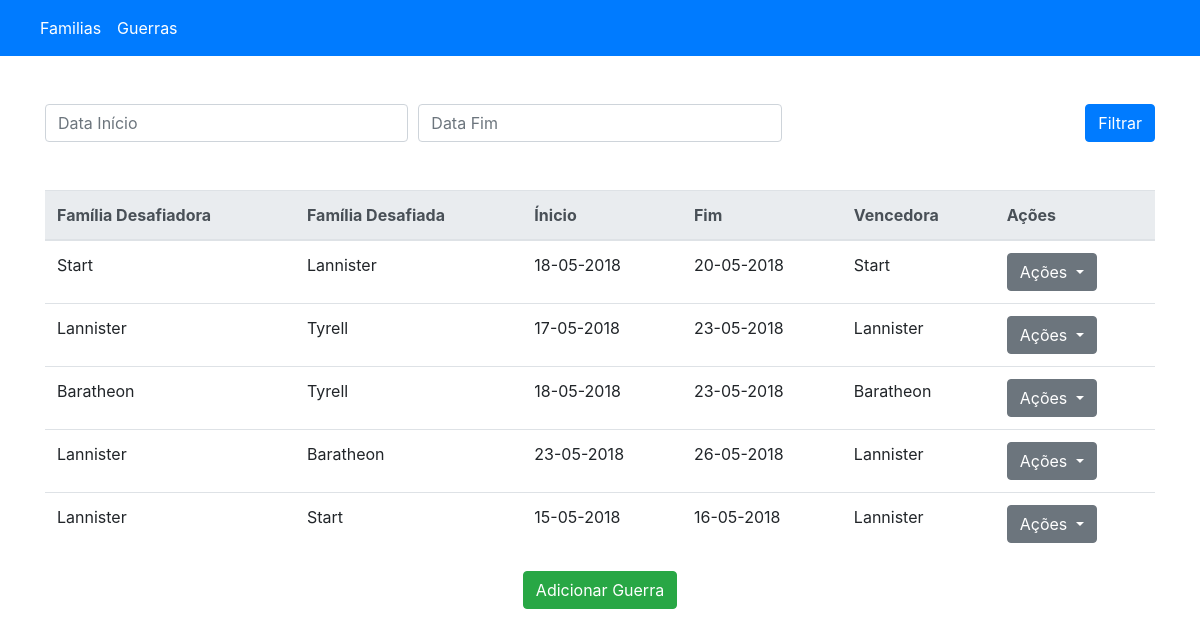
Page /wars on the committed database.
### tables this page shows
CREATE TABLE `wars` (
  `id` int(11) NOT NULL AUTO_INCREMENT,
  `date_start` datetime NOT NULL,
  `date_end` datetime NOT NULL,
  `family_id_challenging` int(11) NOT NULL,
  `family_id_challenged` int(11) NOT NULL,
  `family_id_winner` int(11) NOT NULL,
  PRIMARY KEY (`id`)
);

CREATE TABLE `families` (
  `id` int(11) NOT NULL AUTO_INCREMENT,
  `name` varchar(255) NOT NULL,
  `quantity_members` int(11) NOT NULL,
  PRIMARY KEY (`id`)
);

### src/Views/View.php (called while the page is built, shortened)
<?php
class View
{
    private $__viewData = [];
    public function setViewData($data)
    {
        $this->__viewData = $data;
    }
    public function getViewData()
    {
        return $this->__viewData;
    }
    public function render()
    {
        $content = $this->__layoutContent();
        extract($this->getViewData());
        include $content;
    }
    private function __layoutContent()
    {
        return VIEWS . DS . 'Layout' . DS . 'base.php';
    }
}

### src/Controllers/Controller.php (called while the page is built, shortened)
<?php
require_once 'src/Views/View.php';
abstract class Controller
{
    private $__request = null;
    private $__viewData = [];
    public function __construct(Request $request, Response $response)
    {
        $this->__request = $request;
    }
    public function render()
    {
        $url = $this->getRequest()->url();
        $view = $this->__loadView();
        $view->setPaths($url);
        $view->setViewData($this->__viewData);
        return $view->render();
    }
    private function __loadView()
    {
        return new View();
    }
    public function setViewData($key, $data)
    {
        $this->__viewData[$key] = $data;
    }
    public function getRequest()
    {
        return $this->__request;
    }
}

### src/Controllers/WarsController.php (called while the page is built, shortened)
<?php
require_once 'Controller.php';
class WarsController extends Controller
{
    public function index()
    {
        if ($this->getRequest()->is('post')) {
            $wars = $this->War->search($this->getRequest()->getData());
        } else {
            $wars = $this->War->index();
        }
        $this->render();
    }
}

### src/Router/Dispatcher.php (called while the page is built, shortened)
<?php
class Dispatcher
{
    private $__request = null;
    private $__response = null;
    public function __construct(Request $request, Response $response)
    {
        $this->__request = $request;
        $this->__response = $response;
    }
    public function dispatch()
    {
        $router = $this->__loadRouter();
        $routerParams = $router->parse();
        try {
            $controller = $this->__loadController($routerParams);
        } catch (Exception $e) {
            echo $e->getMessage();
            die;
        }
        $params = [];
        $response = $controller->{$routerParams['action']}(...$params);
    }
    private function __loadRouter()
    {
        return new Router();
    }
    private function __loadController($routerParams)
    {
        return new $controllerName($this->__request, $this->__response);
    }
}

### index.php (called while the page is built, shortened)
<?php
require_once 'src/Router/Dispatcher.php';
$dispatcher = new Dispatcher(
	new Request(),
	new Response()
);
$dispatcher->dispatch();

### src/Model/War.php (called while the page is built, shortened)
<?php
require_once 'Model.php';
class War extends Model
{
    public function index()
    {
        $sql = "
            SELECT
                Wars.id,
                Wars.date_start,
                Wars.date_end,
                Challenging.name as ChallengingName,
                Challenged.name as ChallengedName,
                Winner.name as WinnerName
            FROM wars as Wars
            INNER JOIN families as Challenging ON Wars.family_id_challenging = Challenging.id
            INNER JOIN families as Challenged ON Wars.family_id_challenged = Challenged.id
            INNER JOIN families as Winner ON Wars.family_id_winner = Winner.id
            ORDER BY Wars.id
        ";
        return $this->execute($sql);
    }
}

### src/Model/Model.php (called while the page is built, shortened)
<?php
require_once 'src/Datasource/Database.php';
abstract class Model
{
    private $__connection = null;
    public function __construct()
    {
        $database = new Database();
        $this->__connection = $database->getConnection();
    }
    public function getConnection()
    {
        return $this->__connection;
    }
    public function execute($sql)
    {
        $statement = $this->getConnection()->query($sql);
        return $statement->fetchAll(PDO::FETCH_ASSOC);
    }
}

### src/Config/database.php (called while the page is built)
<?php
$databaseConfig = [
    'database' => 'test',
    'host' => 'mysql',
    'username' => 'root',
    'password' => 'root'
];

### src/Datasource/Database.php (called while the page is built, shortened)
<?php
class Database
{
    private $__connection = null;
    private function __connection()
    {
        include 'src/Config/database.php';
        try {
            $dns = "mysql:host={$databaseConfig['host']};dbname={$databaseConfig['database']}";
            $this->__connection = new PDO(
                $dns,
                $databaseConfig['username'],
                $databaseConfig['password']
            );
        } catch (PDOException $e) {
            echo $e->getMessage();
            die;
        }
    }
    public function getConnection()
    {
        return $this->__connection;
    }
}

### src/Views/Wars/index.php (the view, shortened to what this page needs)
<div class="container">
    <div class="row">
        <div class="col-12 col-xs-12 col-sm-12 col-md-12 col-lg-12">
            <form action="/wars" method="POST" class="mt-5 mb-5">
                <div class="form-row">
                    <div class="col">
                        <input type="text" name="date_start" class="form-control datepicker" placeholder="Data Início" required>
                    </div>
                    <div class="col">
                        <input type="text" name="date_end" class="form-control datepicker" placeholder="Data Fim" required>
                    </div>
                    <div class="col">
                        <button type="submit" class="btn btn-primary float-right">Filtrar</button>
                    </div>
                </div>
            </form>
        </div>
    </div>
    <div class="row">
        <div class="col-12 col-xs-12 col-sm-12 col-md-12 col-lg-12">
            <table class="table">
                <thead class="thead-light">
                    <tr>
                        <th scope="col">Família Desafiadora</th>
                        <th scope="col">Família Desafiada</th>
                        <th scope="col">Ínicio</th>
                        <th scope="col">Fim</th>
                        <th scope="col">Vencedora</th>
                        <th scope="col">Ações</th>
                    </tr>
                </thead>
                <tbody>
                    <?php foreach($wars as $war): ?>
                        <tr>
                            <td><?= $war['ChallengingName']; ?></td>
                            <td><?= $war['ChallengedName']; ?></td>
                            <td><?= date('d-m-Y', strtotime($war['date_start'])); ?></td>
                            <td><?= date('d-m-Y', strtotime($war['date_end'])); ?></td>
                            <td><?= $war['WinnerName']; ?></td>
                            <td>
                                <div class="dropdown">
                                    <a class="btn btn-secondary dropdown-toggle" href="#" role="button" id="dropdownMenuLink" data-toggle="dropdown" aria-haspopup="true" aria-expanded="false">
                                        Ações
                                    </a>
                                </div>
                            </td>
                        </tr>
                    <?php endforeach; ?>
                </tbody>
            </table>
        </div>
    </div>
    <div class="row">
        <div class="col-12 col-xs-12 col-sm-12 col-md-12 col-lg-12">
            <p class="text-center"><a class="btn btn-success" href="/wars/create/">Adicionar Guerra</a></p>
        </div>
    </div>
</div>

### src/Views/Layout/base.php (shortened to what this page needs)
<!DOCTYPE html>
<html>
    <head>
        <link rel="stylesheet" href="https://stackpath.bootstrapcdn.com/bootstrap/4.1.1/css/bootstrap.min.css">
        <link rel="stylesheet" href="//code.jquery.com/ui/1.12.1/themes/base/jquery-ui.css">
    </head>
    <body>
        <?php include VIEWS . DS . 'Elements' . DS . 'nav.php'; ?>
        <?php include VIEWS . DS . $this->getPaths('controller') . DS . $this->getPaths('action') . '.php'; ?>
    </body>
</html>

### src/Views/Elements/nav.php (shortened to what this page needs)
<nav class="navbar navbar-expand-lg navbar-dark bg-primary">
    <div class="collapse navbar-collapse" id="navbarSupportedContent">
        <ul class="navbar-nav">
            <li class="nav-item active">
                <a href="/families" class="nav-link">Familias</a>
            </li>
            <li class="nav-item active">
                <a href="/wars" class="nav-link">Guerras</a>
            </li>
        </ul>
    </div>
</nav>

### rows in the picture
wars: families.name "Start", families.name "Lannister", date_start "18-05-2018", date_end "20-05-2018"
wars: families.name "Lannister", families.name "Tyrell", date_start "17-05-2018", date_end "23-05-2018"
wars: families.name "Baratheon", families.name "Tyrell", date_start "18-05-2018", date_end "23-05-2018"
wars: families.name "Lannister", families.name "Baratheon", date_start "23-05-2018", date_end "26-05-2018"
wars: families.name "Lannister", families.name "Start", date_start "15-05-2018", date_end "16-05-2018"
